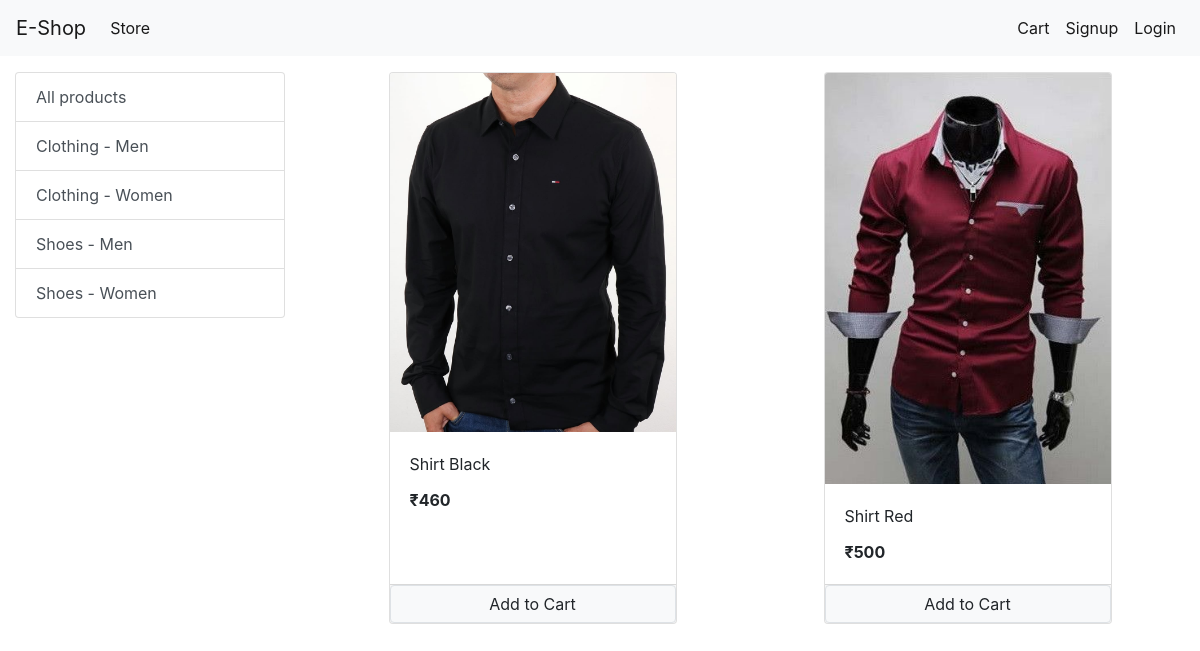
/?category=1, run on the app's committed database.
### store/models/category.py (models this page shows, shortened)
class Category(models.Model):
    name = models.CharField(max_length=20)
    @staticmethod
    def get_all_categories():
        return Category.objects.all()

### store/models/product.py (models this page shows, shortened)
class Product(models.Model):
    name = models.CharField(max_length=50)
    price = models.IntegerField(default=0)
    category = models.ForeignKey(Category, on_delete=models.CASCADE, default=1)
    description = models.CharField(max_length=200, default='', null=True, blank=True)
    image = models.ImageField(upload_to='uploads/products/')
    @staticmethod
    def get_all_products_by_categoryid(category_id):
        if category_id:
            return Product.objects.filter(category = category_id)
        else:
            return Product.get_all_products()

### store/views/home.py (the view, shortened to what this page needs)
# urls.py: path('', Index.as_view(), name='homepage'),
class Index(View):
    def get(self, request):
        cart = request.session.get('cart')
        if not cart:
            request.session['cart'] = {}
        products = None
        categories = Category.get_all_categories()
        categoryId = request.GET.get('category')
        if categoryId:
            products = Product.get_all_products_by_categoryid(categoryId)
        else:
            products = Product.get_all_products()
        data = {}
        data['products'] = products
        data['categories'] = categories
        print(request.session.get('email'))
        return render(request, 'index.html', data)

### store/templatetags/cart.py (called while the page is built)
@register.filter(name='is_in_cart')
def is_in_cart(product, cart):
    keys = cart.keys()
    for id in keys:
        if int(id)==product.id:
            return True
    return False

### store/templatetags/custom_filter.py (called while the page is built)
@register.filter(name='currency')
def currency(number):
    return '₹'+str(number)

### store/templates/index.html (shortened to what this page needs)
{% extends 'base.html' %}
{% block content %}
{% load cart %}
{% load custom_filter %}
<div class="container-fluid mt-3">
    <div class="row">
        <div class="col-lg-3 mx-auto">
            <div class="list-group">
                <a href="/" class="list-group-item list-group-item-action">All products</a>
                {% for category in categories %}
                <a href="/?category={{ category.id }}"
                    class="list-group-item list-group-item-action">{{ category.name }}</a>
                {% endfor %}
            </div>
        </div>
        <div id="products" class="col-lg-9 mx-auto">
            <div class="row mx-auto">
                {% for product in products %}
                <div class="card mx-auto mb-3" id="{{product.id}}" style="width: 18rem;">
                    <img class="card-img-top" src="{{ product.image.url }}" alt="Card image cap">
                    <div class="card-body">
                        <p class="card-title">{{ product.name }}</p>
                        <p class="card-text"><b>{{ product.price|currency }}</b></p>
                    </div>
                    <div class="card-footer p-0 no-gutters">
                        {% if product|is_in_cart:request.session.cart %}
                        <div class="row no-gutters">
                            <form action="/#{{ product.id }}" class="col-2" method="post">
                                {% csrf_token %}
                                <input hidden type="text" name="product" value="{{ product.id }}">
                                <input hidden type="text" name="remove" value="True">
                                <input type="submit" value="-" class="btn btn-block btn-secondary">
                            </form>
                            <div class="text-center col">
                                {{ product|cart_quantity:request.session.cart }} in Cart
                            </div>
                            <form action="/#{{ product.id }}" class="col-2" method="post">
                                {% csrf_token %}
                                <input hidden type="text" name="product" value="{{ product.id }}">
                                <input type="submit" value="+" class="btn btn-block btn-secondary">
                            </form>
                        </div>
                        {% else %}
                        <form action="/#{{ product.id }}" method="post" class="btn-block">
                            <input value="Add to Cart" type="submit"
                                class="float-right btn btn-light border form-control">
                        </form>
                        {% endif %}
                    </div>
                </div>
                {% endfor %}
            </div>
        </div>
    </div>
</div>
{% endblock %}

### data on the page
Category: name "Clothing - Men"
Category: name "Clothing - Women"
Category: name "Shoes - Men"
Category: name "Shoes - Women"
Product: image (picture), name "Shirt Black", price "₹460"
Product: image (picture), name "Shirt Red", price "₹500"
